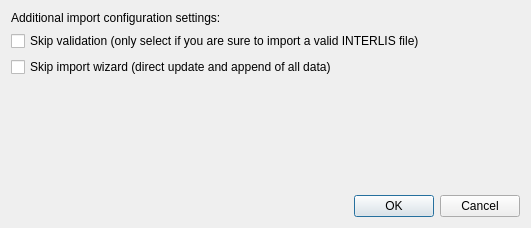
<?xml version="1.0" encoding="UTF-8"?>
<ui version="4.0">
 <author>Stefan Burckhardt</author>
 <class>Dialog</class>
 <widget class="QDialog" name="Dialog">
  <property name="geometry">
   <rect>
    <x>0</x>
    <y>0</y>
    <width>531</width>
    <height>228</height>
   </rect>
  </property>
  <property name="sizePolicy">
   <sizepolicy hsizetype="MinimumExpanding" vsizetype="MinimumExpanding">
    <horstretch>0</horstretch>
    <verstretch>0</verstretch>
   </sizepolicy>
  </property>
  <property name="windowTitle">
   <string>QGEP INTERLIS import settings</string>
  </property>
  <layout class="QVBoxLayout" name="verticalLayout">
   <item>
    <layout class="QFormLayout" name="formLayout">
     <item row="0" column="0">
      <widget class="QLabel" name="label">
       <property name="text">
        <string>Additional import configuration settings:</string>
       </property>
      </widget>
     </item>
     <item row="1" column="0" colspan="2">
      <widget class="QCheckBox" name="skipvalidation_import_checkbox">
       <property name="text">
        <string>Skip validation (only select if you are sure to import a valid INTERLIS file)</string>
       </property>
      </widget>
     </item>
     <item row="4" column="0">
      <widget class="QCheckBox" name="skipimport_wizard_checkbox">
       <property name="text">
        <string>Skip import wizard (direct update and append of all data)</string>
       </property>
      </widget>
     </item>
    </layout>
   </item>
   <item>
    <widget class="QDialogButtonBox" name="buttonBox">
     <property name="orientation">
      <enum>Qt::Horizontal</enum>
     </property>
     <property name="standardButtons">
      <set>QDialogButtonBox::Cancel|QDialogButtonBox::Ok</set>
     </property>
    </widget>
   </item>
  </layout>
 </widget>
 <resources/>
 <connections>
  <connection>
   <sender>buttonBox</sender>
   <signal>accepted()</signal>
   <receiver>Dialog</receiver>
   <slot>accept()</slot>
   <hints>
    <hint type="sourcelabel">
     <x>259</x>
     <y>216</y>
    </hint>
    <hint type="destinationlabel">
     <x>157</x>
     <y>227</y>
    </hint>
   </hints>
  </connection>
  <connection>
   <sender>buttonBox</sender>
   <signal>rejected()</signal>
   <receiver>Dialog</receiver>
   <slot>reject()</slot>
   <hints>
    <hint type="sourcelabel">
     <x>327</x>
     <y>216</y>
    </hint>
    <hint type="destinationlabel">
     <x>286</x>
     <y>227</y>
    </hint>
   </hints>
  </connection>
 </connections>
</ui>
